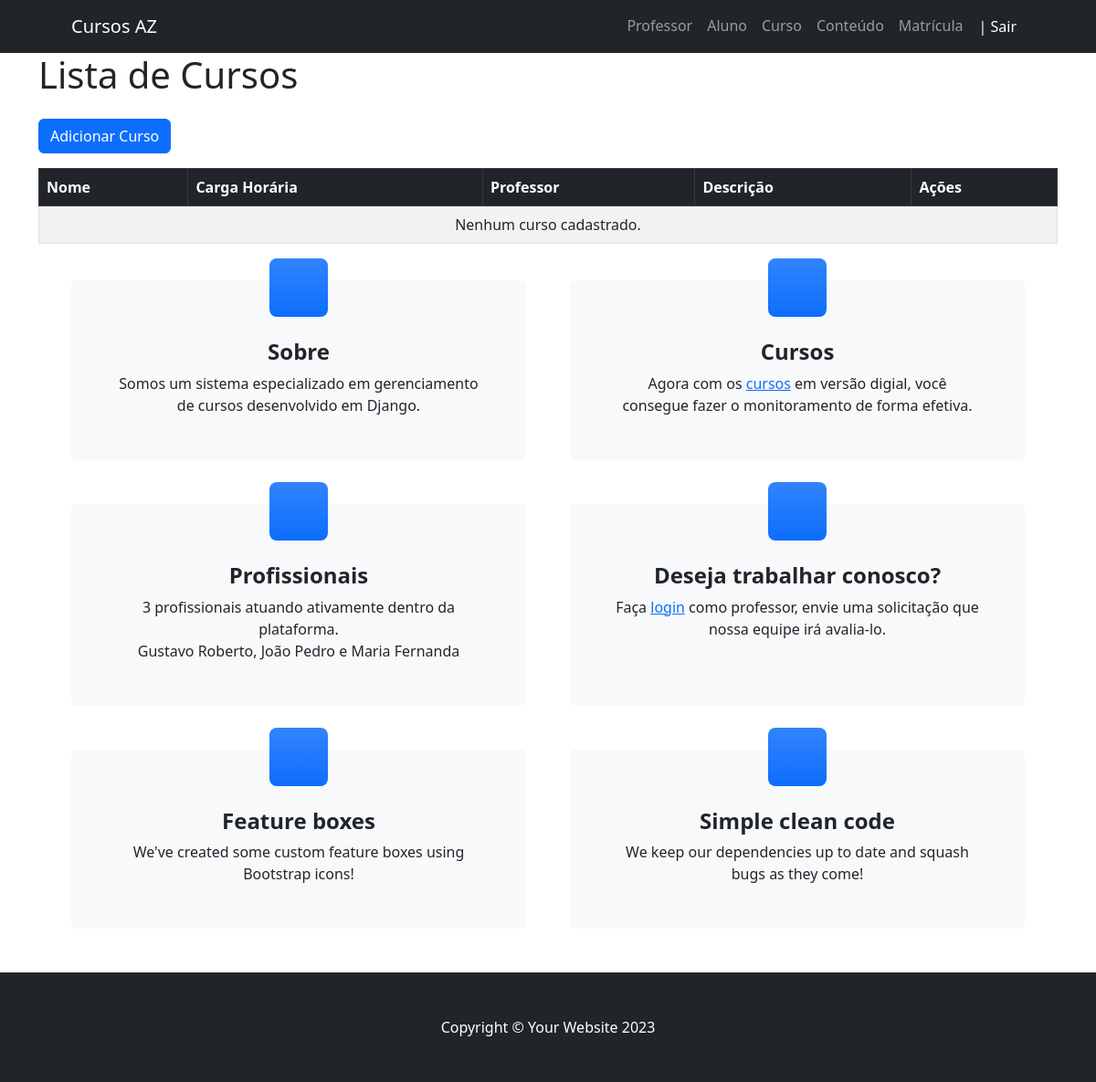
Page /curso/ (signed in) on the earlier database version.
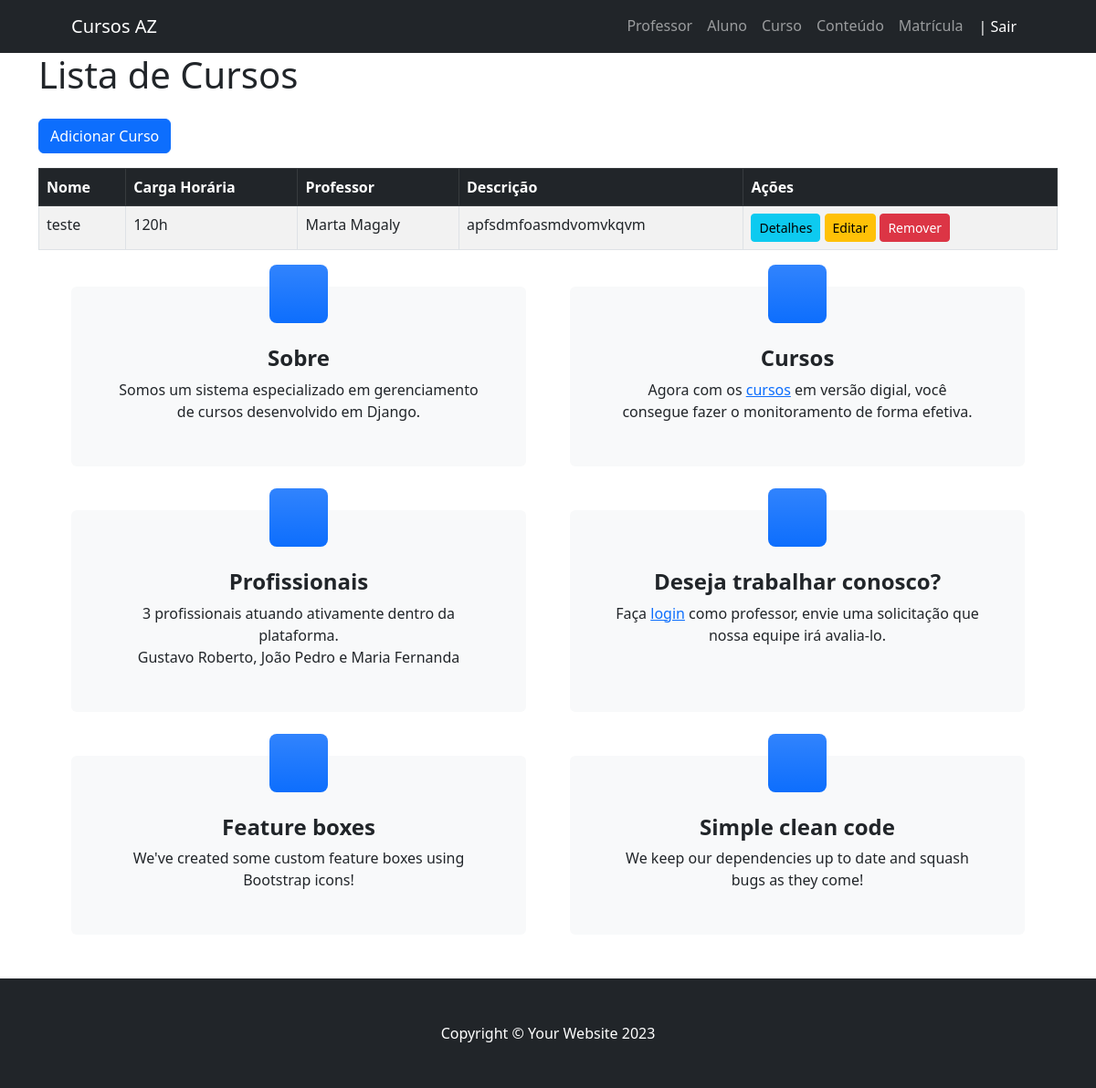
Same page on the later database version.
### cursos/models.py (models this page shows, shortened)
class Curso(models.Model):
    nome = models.CharField(max_length=255)
    ch = models.IntegerField(verbose_name="Carga Horária")
    descricao = models.TextField()
    professor = models.ForeignKey(Professor, on_delete=models.CASCADE)

### cursos/views.py (the view)
# urls.py: path('curso/', views_curso.index, name="index-curso"),
@login_required
@permission_required('cursos.view_curso', raise_exception=True)
def index(request):
    cursos = Curso.objects.all()
    return render(request, "cursos/index.html", {"cursos": cursos})

### templates/cursos/index.html
{% extends "_base.html" %}
{% block content %}
<div class="container">
    <h1 class="mb-4">Lista de Cursos</h1>
    <a href="{% url 'add-curso' %}" class="btn btn-primary mb-3">Adicionar Curso</a>
    <div class="table-responsive">
        <table class="table table-striped table-bordered">
            <thead class="table-dark">
                <tr>
                    <th>Nome</th>
                    <th>Carga Horária</th>
                    <th>Professor</th>
                    <th>Descrição</th>
                    <th>Ações</th>
                </tr>
            </thead>
            <tbody>
                {% for curso in cursos %}
                <tr>
                    <td>{{ curso.nome }}</td>
                    <td>{{ curso.ch }}h</td>
                    <td>{{ curso.professor.get_full_name }}</td>
                    <td>{{ curso.descricao|truncatewords:10 }}</td>
                    <td>
                        <a href="{% url 'detail-curso' curso.id %}" class="btn btn-sm btn-info">Detalhes</a>
                        <a href="{% url 'edit-curso' curso.id %}" class="btn btn-sm btn-warning">Editar</a>
                        <a href="{% url 'remove-curso' curso.id %}" class="btn btn-sm btn-danger">Remover</a>
                    </td>
                </tr>
                {% empty %}
                <tr>
                    <td colspan="5" class="text-center">Nenhum curso cadastrado.</td>
                </tr>
                {% endfor %}
            </tbody>
        </table>
    </div>
</div>
{% endblock %}

Differences in the rows shown:
added Curso: nome "teste", ch "120", professor.get_full_name "Marta Magaly", descricao "apfsdmfoasmdvomvkqvm"
Other differences:
text no longer shown: "Nenhum curso cadastrado."
